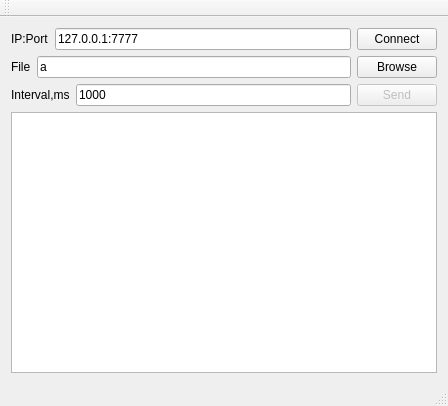
<?xml version="1.0" encoding="UTF-8"?>
<ui version="4.0">
 <class>MainWindow</class>
 <widget class="QMainWindow" name="MainWindow">
  <property name="geometry">
   <rect>
    <x>0</x>
    <y>0</y>
    <width>448</width>
    <height>406</height>
   </rect>
  </property>
  <property name="windowTitle">
   <string>Client2</string>
  </property>
  <property name="toolTip">
   <string/>
  </property>
  <widget class="QWidget" name="centralWidget">
   <layout class="QVBoxLayout" name="verticalLayout">
    <item>
     <layout class="QHBoxLayout" name="horizontalLayout">
      <item>
       <widget class="QLabel" name="labelIP">
        <property name="text">
         <string>IP:Port</string>
        </property>
       </widget>
      </item>
      <item>
       <widget class="QLineEdit" name="lineEditIP">
        <property name="text">
         <string>127.0.0.1:7777</string>
        </property>
       </widget>
      </item>
      <item>
       <widget class="QPushButton" name="pushButton_Connect">
        <property name="text">
         <string>Connect</string>
        </property>
       </widget>
      </item>
     </layout>
    </item>
    <item>
     <layout class="QHBoxLayout" name="horizontalLayout_2">
      <item>
       <widget class="QLabel" name="labelFile">
        <property name="text">
         <string>File</string>
        </property>
       </widget>
      </item>
      <item>
       <widget class="QLineEdit" name="lineEditFile">
        <property name="text">
         <string>a</string>
        </property>
       </widget>
      </item>
      <item>
       <widget class="QPushButton" name="pushButton_Browse">
        <property name="text">
         <string>Browse</string>
        </property>
       </widget>
      </item>
     </layout>
    </item>
    <item>
     <layout class="QHBoxLayout" name="horizontalLayout_3">
      <item>
       <widget class="QLabel" name="labelInterval">
        <property name="text">
         <string>&lt;html&gt;&lt;head/&gt;&lt;body&gt;&lt;p&gt;Interval,ms&lt;/p&gt;&lt;/body&gt;&lt;/html&gt;</string>
        </property>
       </widget>
      </item>
      <item>
       <widget class="QLineEdit" name="lineEditInterval">
        <property name="toolTip">
         <string>0=press Send for each word</string>
        </property>
        <property name="text">
         <string>1000</string>
        </property>
       </widget>
      </item>
      <item>
       <widget class="QPushButton" name="pushButton_Send">
        <property name="enabled">
         <bool>false</bool>
        </property>
        <property name="toolTip">
         <string>Send words</string>
        </property>
        <property name="text">
         <string>Send</string>
        </property>
       </widget>
      </item>
     </layout>
    </item>
    <item>
     <widget class="QTextEdit" name="textEdit">
      <property name="lineWrapMode">
       <enum>QTextEdit::NoWrap</enum>
      </property>
      <property name="readOnly">
       <bool>true</bool>
      </property>
     </widget>
    </item>
   </layout>
  </widget>
  <widget class="QMenuBar" name="menuBar">
   <property name="geometry">
    <rect>
     <x>0</x>
     <y>0</y>
     <width>448</width>
     <height>25</height>
    </rect>
   </property>
  </widget>
  <widget class="QToolBar" name="mainToolBar">
   <attribute name="toolBarArea">
    <enum>TopToolBarArea</enum>
   </attribute>
   <attribute name="toolBarBreak">
    <bool>false</bool>
   </attribute>
  </widget>
  <widget class="QStatusBar" name="statusBar"/>
 </widget>
 <layoutdefault spacing="6" margin="11"/>
 <resources/>
 <connections/>
</ui>
